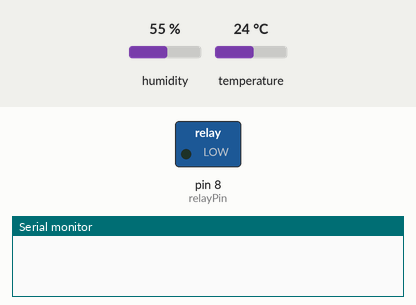
Bench run of a sketch on a simulated Arduino Uno, built with avr-gcc and run on an emulated ATmega328P. On the bench: switched loads named in the sketch (green lamp = pin HIGH), the last lines printed to the serial monitor. Inputs (shaded band) come from the test bench; at power-on: temperature 24 °C, humidity 55 %.

Above: at 1.2 s.
1.3 s: temperature set to 21 °C
At 10.5 s:
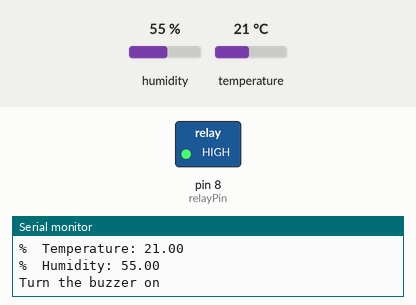
13.3 s: temperature set to 18 °C
Timing chart, 0 to 29.5 s (numbered marks = the images above; inputs shaded):
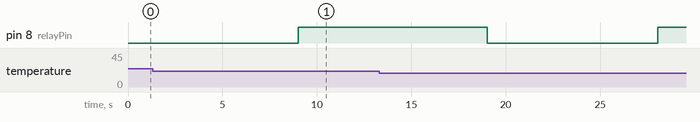

The sketch:

arduino_uno.ino
```cpp
#include "DHT.h"

int relayPin = 8; // Arduino pin connected to relay which connected to fan
#define DHTPIN 12           // Arduino pin connected to relay which connected to DHT sensor
#define DHTTYPE DHT11

const int TEMP_THRESHOLD_UPPER = 31; // upper threshold of temperature, change to your desire value
const int TEMP_THRESHOLD_LOWER = 20; // lower threshold of temperature, change to your desire value
const int Humid_THRESHOLD_UPPER = 95; // upper threshold of humid, change to your desire value
const int Humid_THRESHOLD_LOWER = 80; // lower threshold of humid, change to your desire value

DHT dht(DHTPIN, DHTTYPE);

float temperature;    // temperature in Celsius
float humidity;    // temperature in Celsius

void setup()
{
  Serial.begin(9600); // initialize serial
  dht.begin();        // initialize the sensor
  pinMode(relayPin, OUTPUT);       // initialize digital pin as an output
}

void loop()
{
  // wait a few seconds between measurements.
  delay(8000);

  temperature = dht.readTemperature();;  // read temperature in Celsius
  humidity  = dht.readHumidity();

  Serial.print("%  Temperature: ");
  Serial.print(temperature);
  Serial.print("\n%  Humidity: ");
  Serial.print(humidity);

delay(1000);
    if (isnan(temperature)) {
    Serial.println("Failed to read from DHT sensor!");
  } else {
    if (temperature > TEMP_THRESHOLD_UPPER) {
      Serial.println("\nTurn the Buzzer on");
      digitalWrite(relayPin, HIGH); // turn on
      delay(10000);
      digitalWrite(relayPin, LOW); // turn off
    } else if (temperature < TEMP_THRESHOLD_LOWER) {
      Serial.println("\nTurn the Buzzer on");
      digitalWrite(relayPin, HIGH); // turn on
      delay(10000);
      digitalWrite(relayPin, LOW); // turn off
    }else if (humidity > Humid_THRESHOLD_UPPER ) {
      Serial.println("\nTurn the Buzzer on");
      digitalWrite(relayPin, HIGH); // turn on
      delay(10000);
      digitalWrite(relayPin, LOW); // turn off
    }else if (humidity < Humid_THRESHOLD_LOWER ) {
      Serial.println("\nTurn the buzzer on");
      digitalWrite(relayPin, HIGH); // turn on
      delay(10000);
      digitalWrite(relayPin, LOW); // turn off
    }
  }
}
```
